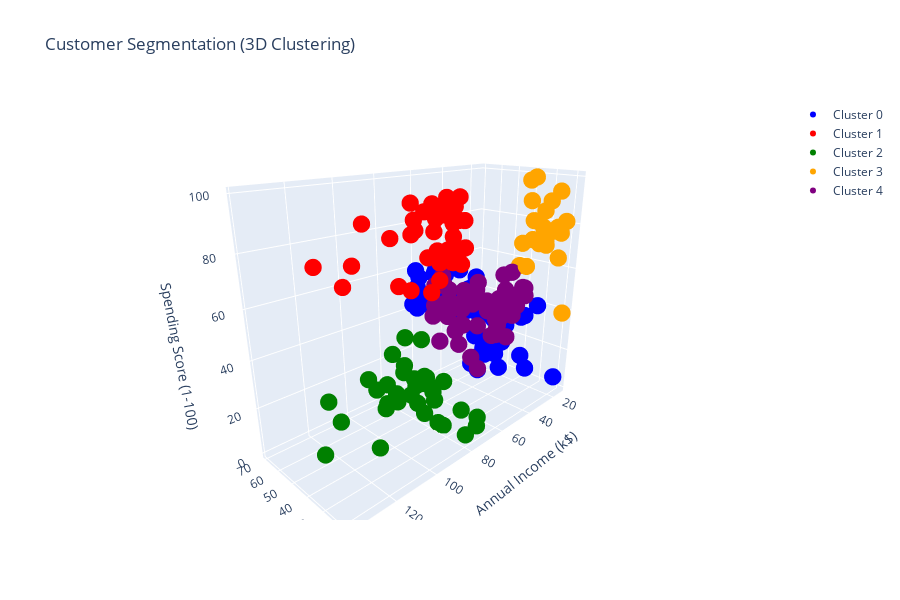

The code cell stored with this chart in its notebook:
### Code cell
import plotly.graph_objects as go

# Assuming 'clusters' and 'df["label"]' are already defined
colors = ['blue', 'red', 'green', 'orange', 'purple']

fig = go.Figure()

for label in range(5):
    fig.add_trace(go.Scatter3d(
        x=df.Age[df.label == label],
        y=df["Annual Income (k$)"][df.label == label],
        z=df["Spending Score (1-100)"][df.label == label],
        mode='markers',
        marker=dict(size=6, color=colors[label]),
        name=f'Cluster {label}'
    ))

# Customize layout similar to your view_init(30, 185)
fig.update_layout(
    scene=dict(
        xaxis_title='Age',
        yaxis_title='Annual Income (k$)',
        zaxis_title='Spending Score (1-100)',
        camera=dict(eye=dict(x=-1.5, y=1.5, z=0.8))  # Approximate view angle
    ),
    width=900,
    height=600,
    title='Customer Segmentation (3D Clustering)'
)

fig.show()

### Figure 1 — Plotly figure (JSON) as saved in the notebook; plotly's stock layout.template omitted (floating-point values rounded to 4 significant figures)
{"data": [{"marker": {"color": "blue", "size": 6}, "mode": "markers", "name": "Cluster 0", "type": "scatter3d", "x": [20, 31, 35, 64, 67, 58, 37, 35, 52, 35, 46, 54, 45, 40, 60, 53, 49, 42, 36, 65, 48, 49, 50, 49, 59, 50, 47, 51, 69, 53, 70, 67, 54, 63, 68, 70, 47, 60, 60, 59, 49, 57, 67, 68, 67, 66, 68, 66, 65, 63], "y": [16, 17, 18, 19, 19, 20, 20, 21, 23, 24, 25, 28, 28, 29, 30, 33, 33, 34, 37, 38, 39, 39, 40, 42, 43, 43, 43, 44, 44, 46, 46, 47, 47, 48, 48, 49, 49, 50, 50, 54, 54, 54, 54, 59, 62, 63, 63, 63, 63, 65], "z": [6, 40, 6, 3, 14, 15, 13, 35, 29, 35, 5, 14, 32, 31, 4, 4, 14, 17, 26, 35, 36, 28, 55, 52, 60, 45, 41, 50, 46, 46, 56, 52, 59, 51, 48, 55, 42, 49, 56, 47, 42, 51, 41, 55, 59, 50, 43, 48, 52, 43]}, {"marker": {"color": "red", "size": 6}, "mode": "markers", "name": "Cluster 1", "type": "scatter3d", "x": [39, 31, 40, 38, 39, 31, 29, 32, 35, 32, 32, 28, 32, 34, 39, 38, 27, 30, 30, 29, 31, 36, 33, 32, 28, 36, 30, 27, 35, 32, 29, 30, 28, 36, 32, 38, 35, 32, 30], "y": [69, 70, 71, 71, 71, 72, 73, 73, 74, 75, 76, 77, 77, 78, 78, 78, 78, 78, 78, 79, 81, 85, 86, 87, 87, 87, 88, 88, 93, 97, 98, 99, 101, 103, 103, 113, 120, 126, 137], "z": [91, 77, 95, 75, 75, 71, 88, 73, 72, 93, 87, 97, 74, 90, 88, 76, 89, 78, 73, 83, 93, 75, 95, 63, 75, 92, 86, 69, 90, 86, 88, 97, 68, 85, 69, 91, 79, 74, 83]}, {"marker": {"color": "green", "size": 6}, "mode": "markers", "name": "Cluster 2", "type": "scatter3d", "x": [59, 47, 20, 44, 19, 57, 25, 48, 34, 43, 44, 47, 37, 34, 56, 19, 50, 42, 36, 40, 36, 52, 58, 59, 37, 46, 41, 54, 41, 34, 33, 47, 45, 32], "y": [71, 71, 73, 73, 74, 75, 77, 77, 78, 78, 78, 78, 78, 78, 79, 81, 85, 86, 87, 87, 87, 88, 88, 93, 97, 98, 99, 101, 103, 103, 113, 120, 126, 137], "z": [11, 9, 5, 7, 10, 5, 12, 36, 22, 17, 20, 16, 1, 1, 35, 5, 26, 20, 27, 13, 10, 13, 15, 14, 32, 15, 39, 24, 17, 23, 8, 16, 28, 18]}, {"marker": {"color": "orange", "size": 6}, "mode": "markers", "name": "Cluster 3", "type": "scatter3d", "x": [19, 21, 23, 22, 23, 30, 35, 24, 22, 20, 35, 25, 31, 29, 35, 23, 21, 18, 21, 30, 20, 24, 24], "y": [15, 15, 16, 17, 18, 19, 19, 20, 20, 21, 23, 24, 25, 28, 28, 29, 30, 33, 33, 34, 37, 38, 39], "z": [39, 81, 77, 76, 94, 72, 99, 77, 79, 66, 98, 73, 73, 82, 61, 87, 73, 92, 81, 73, 75, 92, 65]}, {"marker": {"color": "purple", "size": 6}, "mode": "markers", "name": "Cluster 4", "type": "scatter3d", "x": [31, 27, 29, 31, 33, 31, 27, 19, 18, 43, 19, 32, 26, 45, 40, 23, 38, 46, 21, 48, 55, 22, 34, 50, 18, 48, 40, 32, 24, 47, 27, 48, 20, 23, 49, 26, 49, 21, 54, 19, 38, 19, 18, 19, 49, 51, 50, 27, 38, 40, 23, 43, 25, 28], "y": [39, 40, 40, 40, 42, 43, 46, 46, 48, 48, 48, 48, 54, 54, 54, 54, 54, 54, 54, 54, 57, 57, 58, 58, 59, 60, 60, 60, 60, 60, 60, 61, 61, 62, 62, 62, 62, 62, 63, 63, 64, 64, 65, 65, 65, 67, 67, 67, 67, 69, 70, 71, 72, 76], "z": [61, 47, 42, 42, 60, 54, 51, 55, 59, 50, 59, 47, 54, 53, 48, 52, 55, 44, 57, 46, 58, 55, 60, 46, 41, 49, 40, 42, 52, 47, 50, 42, 49, 41, 48, 55, 56, 42, 46, 54, 42, 46, 48, 50, 59, 43, 57, 56, 40, 58, 29, 35, 34, 40]}], "layout": {"height": 600, "scene": {"camera": {"eye": {"x": -1.5, "y": 1.5, "z": 0.8}}, "xaxis": {"title": {"text": "Age"}}, "yaxis": {"title": {"text": "Annual Income (k$)"}}, "zaxis": {"title": {"text": "Spending Score (1-100)"}}}, "title": {"text": "Customer Segmentation (3D Clustering)"}, "width": 900}}
